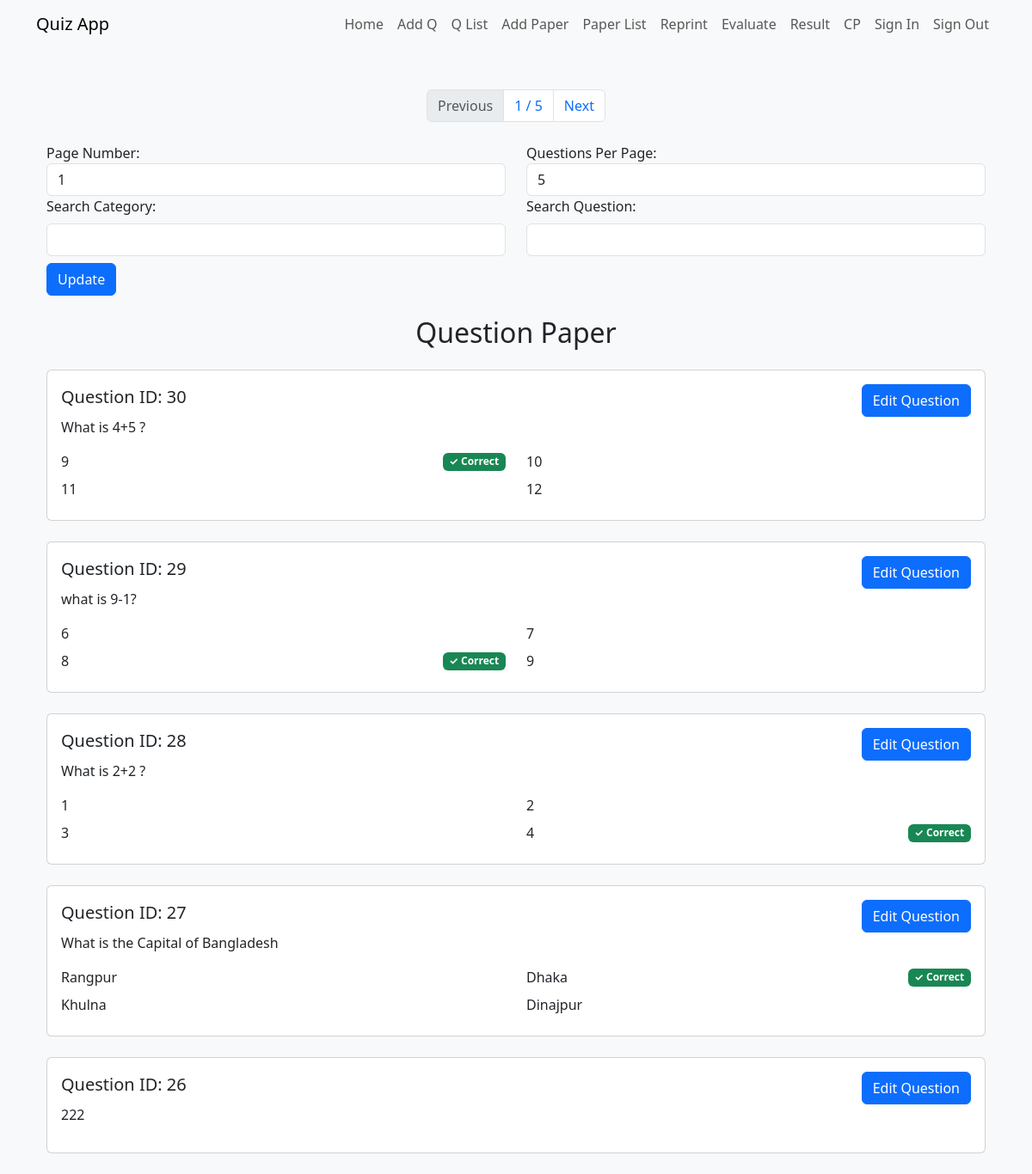
Page /index.php?pagename=view_questions_s (signed in) on the committed database.
### tables this page shows
CREATE TABLE IF NOT EXISTS `questions` (
  `id` int NOT NULL AUTO_INCREMENT,
  `user_id` int NOT NULL,
  `question_text` text NOT NULL,
  `created_at` timestamp NULL DEFAULT CURRENT_TIMESTAMP,
  PRIMARY KEY (`id`)
);

CREATE TABLE IF NOT EXISTS `answers` (
  `id` int NOT NULL AUTO_INCREMENT,
  `question_id` int NOT NULL,
  `user_id` int NOT NULL,
  `answer_text` text NOT NULL,
  `is_correct` tinyint(1) NOT NULL DEFAULT '0',
  `created_at` timestamp NULL DEFAULT CURRENT_TIMESTAMP,
  PRIMARY KEY (`id`)
);

### functions.php (the view, shortened to what this page needs)
<?php
function viewQuestionsPage_s(){
    global $conn;
    $currentPage = isset($_GET['page_num']) ?  htmlspecialchars ($_GET['page_num']) : 1;
    $questionsPerPage = isset($_GET['per_page']) ?  htmlspecialchars ($_GET['per_page']) : 5;
    $searchCategory = isset($_GET['category']) ? htmlspecialchars ( $_GET['category'] ) : null;
    $searchQuestion = isset($_GET['search']) ?  htmlspecialchars ($_GET['search']) : '';
    $offset = ($currentPage - 1) * $questionsPerPage;
    $whereCondition = "";
			$sql = "SELECT SQL_CALC_FOUND_ROWS q.id, q.question_text
        FROM questions AS q
        LEFT JOIN meta_data AS md ON md.referece_id = q.id
        WHERE 1 $whereCondition
        GROUP BY q.id
        ORDER BY q.created_at DESC
        LIMIT ?, ?";
    $stmt = $conn->prepare($sql);
    $stmt->bind_param("ii", $offset, $questionsPerPage);
    $stmt->execute();
    $result = $stmt->get_result();
    $foundRowsResult = $conn->query("SELECT FOUND_ROWS() AS total");
    $totalCountRow = $foundRowsResult->fetch_assoc();
    $totalCount = $totalCountRow['total'];
    $totalPages = ceil($totalCount / $questionsPerPage);
echo "<div class='container text-center mt-4'>";
echo "<nav aria-label='Page navigation'>";
echo "<ul class='pagination justify-content-center'>";
echo "<li class='page-item'>";
if ($currentPage > 1) {
    echo "<a class='page-link' href='?page_num=" . ($currentPage - 1) . "&pagename=view_questions_s&per_page=$questionsPerPage&category=$searchCategory&search=$searchQuestion'>Previous</a>";
} else {
    echo "<span class='page-link disabled'>Previous</span>";
}
echo "</li>";
echo "<li class='page-item'><span class='page-link'>$currentPage / $totalPages</span></li>";
echo "<li class='page-item'>";
if ($currentPage < $totalPages) {
    echo "<a class='page-link' href='?page_num=" . ($currentPage + 1) . "&pagename=view_questions_s&per_page=$questionsPerPage&category=$searchCategory&search=$searchQuestion'>Next</a>";
} else {
    echo "<span class='page-link disabled'>Next</span>";
}
echo "</li>";
echo "</ul>";
echo "</nav>";
echo "</div>";
    $currentUrl = $_SERVER['REQUEST_URI'];
	echo "<div class='container mt-4'>";
echo "<form method='get' action='$currentUrl' class='row justify-content-center'>";
echo "<div class='col-md-6 form-group'>";
echo "<label for='pageNumber'>Page Number:</label>";
$totalPages = $totalPages ==0 ? 1 : $totalPages ;
$currentPage  = $totalPages ==0 ? 1: $currentPage;
echo "<input type='number' id='pageNumber' name='page_num' value='$currentPage' class='form-control' min='1' max='$totalPages'>";
echo "</div>";
echo "<div class='col-md-6 form-group'>";
echo "<label for='questionsPerPage'>Questions Per Page:</label>";
echo "<input type='number' id='questionsPerPage' name='per_page' value='$questionsPerPage' class='form-control' min='1'>";
echo "</div>";
echo "<div class='col-md-6 form-group'>";
echo "<label for='searchCategory'>Search Category:</label>";
echo "<input type='text' id='searchCategory' name='category' value='$searchCategory' class='form-control'>";
echo "</div>";
echo "<div class='col-md-6 form-group'>";
echo "<label for='searchQuestion'>Search Question:</label>";
echo "<input type='text' id='searchQuestion' name='question' value='$searchQuestion' class='form-control'>";
echo "</div>";
echo "<div class='col-md-12 form-group'>";
echo "<button type='submit' class='btn btn-primary'>Update</button>";
echo "</div>";
echo "</form>";
echo "</div>";
    if ($result->num_rows > 0) {
        echo "<div class='container mt-4'>";
        echo "<h2 class='text-center mb-4'>Question Paper</h2>";
        while ($row = $result->fetch_assoc()) {
            $questionId = $row['id'];
            $questionText = $row['question_text'];
            echo "<div class='card mb-4'>";
            echo "<div class='card-body'>";
            echo "<div class='d-flex justify-content-between align-items-center'>";
                echo "<h5 class='card-title'>Question ID: $questionId</h5>";
                echo "<a href='index.php?pagename=add_edit&id=$questionId' class='btn btn-small btn-primary'>Edit Question</a>";
            echo "</div>";
            echo "<p class='card-text'>$questionText</p>";
            $answersSql = "SELECT id, answer_text, is_correct FROM answers WHERE question_id = ?";
            $stmt = $conn->prepare($answersSql);
            $stmt->bind_param("i", $questionId);
            $stmt->execute();
            $stmt->bind_result($answerId, $answerText, $isCorrect);
            echo "<div class='row'>";
            while ($stmt->fetch()) {
                echo "<div class='col-md-6 mb-2'>";
                echo "<div class='d-flex justify-content-between align-items-center'>";
                echo "<p class='mb-0'>$answerText</p>";
                if ($isCorrect) {
                    echo "<span class='badge bg-success'>&#x2713; Correct</span>";
                }
                echo "</div>";
                echo "</div>";
            }
            echo "</div>";
            echo "</div>";
            echo "</div>";
        }
        echo "</div>";
    } else {
        echo "<p class='text-center mt-5'>No questions found.</p>";
    }
}

### config.php (shortened to what this page needs)
<?php
$servername = "localhost";
$dbusername = "root";
$dbpassword = "";
$database = "quiz_db";
$conn = new mysqli($servername, $dbusername, $dbpassword, $database);
$pagefunction = [
    'home' => ['homePage', 'Home'],
    'add_edit' => ['add_edit_questionPage', 'Add Q'],
     'view_questions_s' => ['viewQuestionsPage_s', 'Q List'],
	 'question_maker' => ['Question_Maker_page', 'Add Paper'],
     'view_question_paper_nav' => ['viewQuestionPapernav', 'Paper List'],
	'reprint' => ['reprintQuestionPaperPage', 'Reprint'],
	'evaluate' => ['evaluateFun', 'Evaluate'],
	'view_evaluation_results' => ['viewEvaluationResults', 'Result'],
    'changepassword' => ['changePasswordPage', 'CP'],
    'signin' => ['signinPage', 'Sign In'],
	'signout' => ['signoutPage', 'Sign Out'],
];
		?>
		<?php
include ("functions.php");
function headerpage(){
    global $pagefunction;
    ?>
    <!DOCTYPE html>
    <html lang="en">
    <head>
        <link href="https://cdn.jsdelivr.net/npm/bootstrap@5.3.0/dist/css/bootstrap.min.css" rel="stylesheet"><link href="https://cdn.jsdelivr.net/npm/bootstrap@5.3.0/dist/css/bootstrap.min.css" rel="stylesheet">
    </head>
    <body class="bg-light" >
<nav class="navbar navbar-expand-lg navbar-light bg-light printable-hidden">
    <div class="container width_adjust">
        <a class="navbar-brand" href="?pagename=home">Quiz App</a>
        <div class="collapse navbar-collapse justify-content-end" id="navbarNav">
            <ul class="navbar-nav">
                <?php
                foreach ($pagefunction as $pagename => $pageData) {
                    echo "<li class='nav-item'>";
                    echo "<a class='nav-link' href='?pagename=$pagename'>$pageData[1]</a>";
                    echo "</li>";
                }
                ?>
            </ul>
        </div>
    </div>
</nav>
	<?php
	 echo "<div class='container mt-5 bg-light width_adjust'>";
?>
<?Php
}
function footerpage(){
	echo "</div>";
	?>
</body>
</html>
	<?php
};
?>

### index.php
<?php
include ("config.php");
headerpage();
if (isset($_GET['pagename'])){
	$page = htmlspecialchars($_GET['pagename']);
	if (isset($pagefunction[$page]) &&function_exists($pagefunction[$page][0])) {
        call_user_func($pagefunction[$page][0]);
    } else {
        echo "Invalid pagename.";
    }
}else{
	    homePage();
}
footerpage();
?>

### config.php (style rules this page uses)
body { background-color: #f8f9fa; }
input[type="text"], input[type="password"], textarea { margin-top: 0.5rem !important; margin-bottom: 0.5rem !important; }

### rows in the picture
questions: id "30", question_text "What is 4+5 ?"
answers: answer_text "9", is_correct "✓ Correct"
answers: answer_text "10"
answers: answer_text "11"
answers: answer_text "12"
questions: id "29", question_text "what is 9-1?"
answers: answer_text "6"
answers: answer_text "7"
answers: answer_text "8", is_correct "✓ Correct"
answers: answer_text "9"
questions: id "28", question_text "What is 2+2 ?"
answers: answer_text "1"
answers: answer_text "2"
answers: answer_text "3"
answers: answer_text "4", is_correct "✓ Correct"
questions: id "27", question_text "What is the Capital of Bangladesh"
answers: answer_text "Rangpur"
answers: answer_text "Dhaka", is_correct "✓ Correct"
answers: answer_text "Khulna"
answers: answer_text "Dinajpur"
questions: id "26", question_text "222"

### other values in the picture
$pageData[1] "Home"
$pageData[1] "Add Q"
$pageData[1] "Q List"
$pageData[1] "Add Paper"
$pageData[1] "Paper List"
$pageData[1] "Reprint"
$pageData[1] "Evaluate"
$pageData[1] "Result"
$pageData[1] "CP"
$pageData[1] "Sign In"
$pageData[1] "Sign Out"
$currentPage "1"
$totalPages "5"
